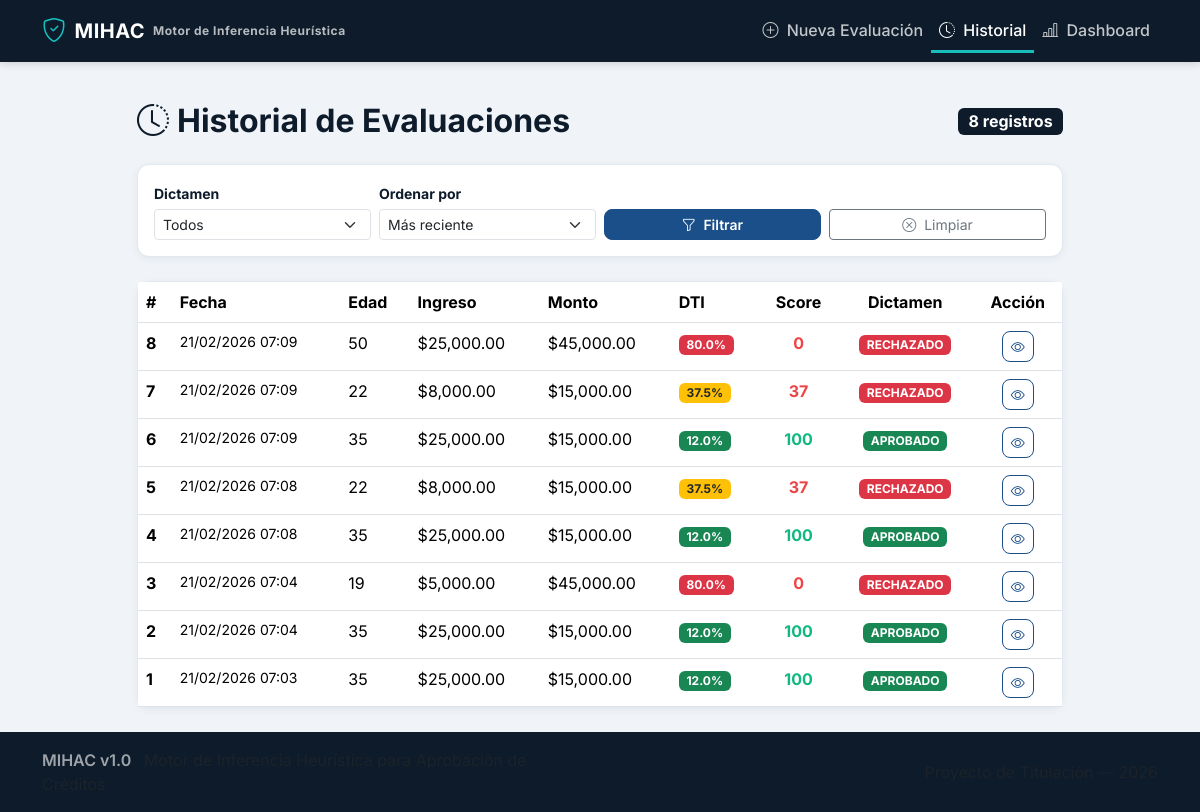
/historial, run on an earlier commit of the app's database.
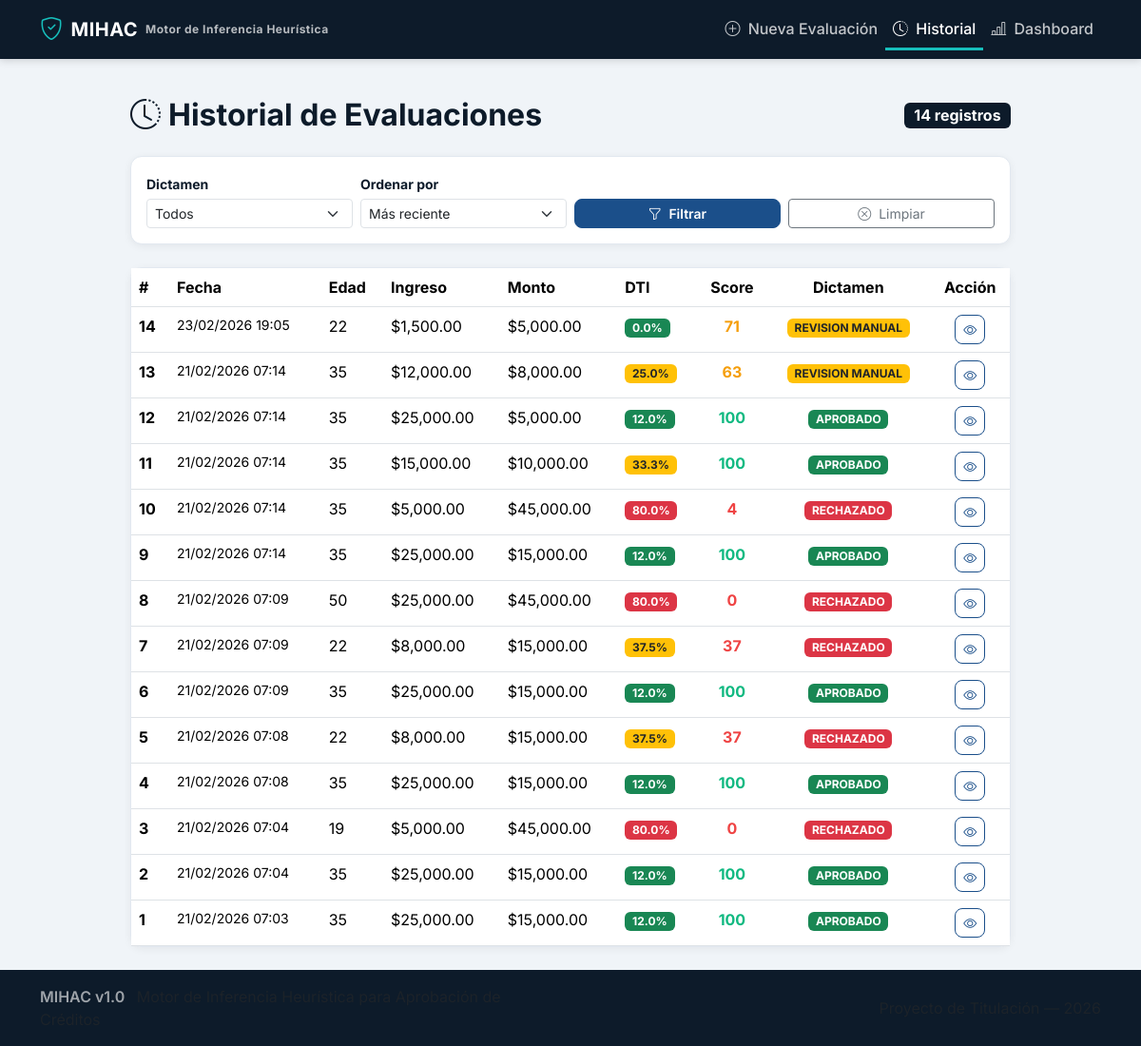
And on a later commit of the database.
### app/models.py (models this page shows, shortened)
class Evaluacion(db.Model):
    __tablename__ = "evaluaciones"
    id = db.Column(db.Integer, primary_key=True)
    timestamp = db.Column(
        db.DateTime, default=datetime.utcnow, nullable=False
    )
    edad = db.Column(db.Integer, nullable=False)
    ingreso_mensual = db.Column(db.Float, nullable=False)
    total_deuda_actual = db.Column(db.Float, nullable=False)
    historial_crediticio = db.Column(
        db.Integer, nullable=False
    )  # 0=Malo, 1=Neutro, 2=Bueno
    antiguedad_laboral = db.Column(db.Integer, nullable=False)
    numero_dependientes = db.Column(db.Integer, nullable=False)
    tipo_vivienda = db.Column(db.String(20), nullable=False)
    proposito_credito = db.Column(db.String(20), nullable=False)
    monto_credito = db.Column(db.Float, nullable=False)
    score_final = db.Column(db.Integer, nullable=False)
    dti_ratio = db.Column(db.Float, nullable=False)
    dti_clasificacion = db.Column(db.String(20), nullable=False)
    dictamen = db.Column(
        db.String(20), nullable=False
    )  # APROBADO, RECHAZADO, REVISION_MANUAL
    umbral_aplicado = db.Column(db.Integer, nullable=False)
    reglas_activadas = db.Column(
        db.Text, nullable=False, default="[]"
    )  # JSON string
    sub_scores = db.Column(
        db.Text, nullable=False, default="{}"
    )  # JSON string
    reporte_explicacion = db.Column(db.Text, nullable=False)
    analista_usuario = db.Column(
        db.String(50), nullable=True
    )
    notas_adicionales = db.Column(db.Text, nullable=True)

### app/routes.py (the view)
@main.route("/historial")
def historial():
    filtro_dictamen = request.args.get("dictamen", "").strip()
    filtro_orden = request.args.get("orden", "reciente").strip()
    pagina = request.args.get("page", 1, type=int)
    query = Evaluacion.query
    if filtro_dictamen in ("APROBADO", "RECHAZADO", "REVISION_MANUAL"):
        query = query.filter(Evaluacion.dictamen == filtro_dictamen)
    orden_map = {
        "reciente": Evaluacion.timestamp.desc(),
        "antiguo": Evaluacion.timestamp.asc(),
        "score_alto": Evaluacion.score_final.desc(),
        "score_bajo": Evaluacion.score_final.asc(),
    }
    orden = orden_map.get(filtro_orden, Evaluacion.timestamp.desc())
    query = query.order_by(orden)
    total = query.count()
    paginas = max(1, (total + PER_PAGE - 1) // PER_PAGE)
    pagina = max(1, min(pagina, paginas))
    evaluaciones = query.offset((pagina - 1) * PER_PAGE).limit(PER_PAGE).all()
    return render_template(
        "historial.html",
        evaluaciones=evaluaciones,
        total=total,
        pagina=pagina,
        paginas=paginas,
        filtro_dictamen=filtro_dictamen,
        filtro_orden=filtro_orden,
    )

### app/utils.py (called while the page is built)
def formato_moneda(valor: float) -> str:
    return f"${valor:,.2f}"

def color_dictamen(dictamen: str) -> str:
    colores = {
        "APROBADO": "#10B981",
        "RECHAZADO": "#EF4444",
        "REVISION_MANUAL": "#F59E0B",
    }
    return colores.get(dictamen, "#64748B")

def clase_badge_dictamen(dictamen: str) -> str:
    clases = {
        "APROBADO": "bg-success",
        "RECHAZADO": "bg-danger",
        "REVISION_MANUAL": "bg-warning text-dark",
    }
    return clases.get(dictamen, "bg-secondary")

### app/templates/historial.html (shortened to what this page needs)
{% extends "base.html" %}
{% block content %}
<div class="row justify-content-center">
    <div class="col-lg-11 col-xl-10">
        <div class="d-flex justify-content-between align-items-center mb-4 flex-wrap gap-2">
            <h2 class="text-mihac-navy fw-bold mb-0">
                <i class="bi bi-clock-history me-2"></i>Historial de Evaluaciones
            </h2>
            <span class="badge bg-mihac-navy fs-6">{{ total }} registro{{ "s" if total != 1 else "" }}</span>
        </div>
        <div class="card mb-4">
            <div class="card-body py-3">
                <form method="GET" action="{{ url_for('main.historial') }}" class="row g-2 align-items-end">
                    <div class="col-md-3">
                        <label class="form-label small fw-bold">Dictamen</label>
                        <select name="dictamen" class="form-select form-select-sm">
                            <option value="">Todos</option>
                        </select>
                    </div>
                    <div class="col-md-3">
                        <label class="form-label small fw-bold">Ordenar por</label>
                        <select name="orden" class="form-select form-select-sm">
                            <option value="reciente" {{ "selected" if filtro_orden == "reciente" }}>Más reciente</option>
                        </select>
                    </div>
                    <div class="col-md-3">
                        <button type="submit" class="btn btn-primary btn-sm w-100">
                            <i class="bi bi-funnel me-1"></i> Filtrar
                        </button>
                    </div>
                    <div class="col-md-3">
                        <a href="{{ url_for('main.historial') }}" class="btn btn-outline-secondary btn-sm w-100">
                            <i class="bi bi-x-circle me-1"></i> Limpiar
                        </a>
                    </div>
                </form>
            </div>
        </div>
        {% if evaluaciones %}
        <div class="card">
            <div class="table-responsive">
                <table class="table table-mihac table-hover mb-0">
                    <thead>
                        <tr>
                            <th>#</th>
                            <th>Fecha</th>
                            <th>Edad</th>
                            <th>Ingreso</th>
                            <th>Monto</th>
                            <th>DTI</th>
                            <th class="text-center">Score</th>
                            <th class="text-center">Dictamen</th>
                            <th class="text-center">Acción</th>
                        </tr>
                    </thead>
                    <tbody>
                        {% for ev in evaluaciones %}
                        <tr>
                            <td class="fw-bold">{{ ev.id }}</td>
                            <td class="small">{{ ev.timestamp.strftime('%d/%m/%Y %H:%M') }}</td>
                            <td>{{ ev.edad }}</td>
                            <td>{{ ev.ingreso_mensual | moneda }}</td>
                            <td>{{ ev.monto_credito | moneda }}</td>
                            <td>
                                <span class="badge {{ 'bg-success' if ev.dti_ratio < 0.25 else ('bg-warning text-dark' if ev.dti_ratio < 0.40 else 'bg-danger') }}">
                                    {{ "%.1f"|format(ev.dti_ratio * 100) }}%
                                </span>
                            </td>
                            <td class="text-center">
                                <span class="fw-bold" style="color: {{ ev.dictamen | color_dictamen }};">
                                    {{ ev.score_final }}
                                </span>
                            </td>
                            <td class="text-center">
                                <span class="badge {{ ev.dictamen | clase_badge }}">
                                    {{ ev.dictamen | replace("_", " ") }}
                                </span>
                            </td>
                            <td class="text-center">
                                <a href="{{ url_for('main.resultado', eval_id=ev.id) }}"
                                   class="btn btn-sm btn-outline-primary"
                                   title="Ver detalle">
                                    <i class="bi bi-eye"></i>
                                </a>
                            </td>
                        </tr>
                        {% endfor %}
                    </tbody>
                </table>
            </div>
        </div>
        {% endif %}
    </div>
</div>
{% endblock %}

### app/templates/base.html (shortened to what this page needs)
<!DOCTYPE html>
<html lang="es">
<head>
    <link href="https://cdn.jsdelivr.net/npm/bootstrap@5.3.3/dist/css/bootstrap.min.css" rel="stylesheet">
    <link href="https://cdn.jsdelivr.net/npm/bootstrap-icons@1.11.3/font/bootstrap-icons.min.css" rel="stylesheet">
    <link rel="stylesheet" href="{{ url_for('static', filename='css/style.css') }}">
</head>
<body>
    <nav class="navbar navbar-expand-lg navbar-mihac">
        <div class="container">
            <a class="navbar-brand d-flex align-items-center" href="{{ url_for('main.index') }}">
                <i class="bi bi-shield-check me-2" style="font-size: 1.5rem; color: #17BEBB;"></i>
                <span class="fw-bold">MIHAC</span>
                <span class="ms-2 d-none d-md-inline" style="font-size: 0.75rem; opacity: 0.7;">
                    Motor de Inferencia Heurística
                </span>
            </a>
            <div class="collapse navbar-collapse" id="navbarMain">
                <ul class="navbar-nav ms-auto">
                    <li class="nav-item">
                        <a class="nav-link {% if request.endpoint == 'main.index' %}active{% endif %}"
                           href="{{ url_for('main.index') }}">
                            <i class="bi bi-plus-circle me-1"></i> Nueva Evaluación
                        </a>
                    </li>
                    <li class="nav-item">
                        <a class="nav-link {% if request.endpoint == 'main.historial' %}active{% endif %}"
                           href="{{ url_for('main.historial') }}">
                            <i class="bi bi-clock-history me-1"></i> Historial
                        </a>
                    </li>
                    <li class="nav-item">
                        <a class="nav-link {% if request.endpoint == 'main.dashboard' %}active{% endif %}"
                           href="{{ url_for('main.dashboard') }}">
                            <i class="bi bi-bar-chart-line me-1"></i> Dashboard
                        </a>
                    </li>
                </ul>
            </div>
        </div>
    </nav>
    <main class="container py-4">
        {% block content %}{% endblock %}
    </main>
    <footer class="footer-mihac mt-auto">
        <div class="container">
            <div class="row align-items-center">
                <div class="col-md-6">
                    <span class="fw-semibold">MIHAC v1.0</span>
                    <span class="text-muted ms-2">Motor de Inferencia Heurística para Aprobación de Créditos</span>
                </div>
                <div class="col-md-6 text-md-end">
                    <span class="text-muted">Proyecto de Titulación — 2026</span>
                </div>
            </div>
        </div>
    </footer>
</body>
</html>

### app/static/css/style.css (style rules this page uses)
:root { --mihac-navy: #0D1B2A; --mihac-azul: #1B4F8A; --mihac-teal: #0E7C7B; --mihac-teal-claro: #17BEBB; --mihac-off-white: #F0F4F8; --mihac-gris-claro: #E2E8F0; --mihac-gris-medio: #64748B; --mihac-rojo: #EF4444; --mihac-ambar: #F59E0B; --mihac-verde: #10B981; }
body { font-family: 'Inter', sans-serif; background-color: var(--mihac-off-white); color: #1e293b; min-height: 100vh; display: flex; flex-direction: column; }
main.container { flex: 1 0 auto; }
.navbar-mihac { background-color: var(--mihac-navy) !important; box-shadow: 0 2px 8px rgba(0, 0, 0, 0.15); }
.navbar-mihac .navbar-brand { font-weight: 700; letter-spacing: 0.5px; color: #ffffff !important; }
.navbar-mihac .nav-link { color: rgba(255, 255, 255, 0.75) !important; font-weight: 500; padding-bottom: 0.5rem; border-bottom: 3px solid transparent; transition: color 0.2s ease, border-color 0.2s ease; }
.navbar-mihac .nav-link.active { color: #ffffff !important; border-bottom-color: var(--mihac-teal-claro); }
.card { border: 1px solid var(--mihac-gris-claro); border-radius: 12px; box-shadow: 0 2px 8px rgba(0, 0, 0, 0.06); transition: box-shadow 0.2s ease; }
.btn-primary { background-color: var(--mihac-azul) !important; border-color: var(--mihac-azul) !important; font-weight: 600; border-radius: 8px; transition: background-color 0.2s ease, border-color 0.2s ease; }
.btn-outline-primary { color: var(--mihac-azul) !important; border-color: var(--mihac-azul) !important; font-weight: 600; border-radius: 8px; }
.form-label { font-weight: 500; color: var(--mihac-navy); margin-bottom: 0.3rem; }
.footer-mihac { background-color: var(--mihac-navy); color: rgba(255, 255, 255, 0.6); padding: 1rem 0; flex-shrink: 0; }
.table-mihac thead { background-color: var(--mihac-navy); color: #ffffff; }
.text-mihac-navy { color: var(--mihac-navy); }
.bg-mihac-navy { background-color: var(--mihac-navy); }

What changed in the data, as far as the page shows it:
added Evaluacion: id "14", timestamp "23/02/2026 19:05", edad "22", ingreso_mensual|moneda "$1,500.00", monto_credito|moneda "$5,000.00", ev.dti_ratio*100 "0.0", score_final "71", dictamen "REVISION MANUAL"
added Evaluacion: id "13", timestamp "21/02/2026 07:14", edad "35", ingreso_mensual|moneda "$12,000.00", monto_credito|moneda "$8,000.00", ev.dti_ratio*100 "25.0", score_final "63", dictamen "REVISION MANUAL"
added Evaluacion: id "12", timestamp "21/02/2026 07:14", edad "35", ingreso_mensual|moneda "$25,000.00", monto_credito|moneda "$5,000.00", ev.dti_ratio*100 "12.0", score_final "100", dictamen "APROBADO"
added Evaluacion: id "11", timestamp "21/02/2026 07:14", edad "35", ingreso_mensual|moneda "$15,000.00", monto_credito|moneda "$10,000.00", ev.dti_ratio*100 "33.3", score_final "100", dictamen "APROBADO"
added Evaluacion: id "10", timestamp "21/02/2026 07:14", edad "35", ingreso_mensual|moneda "$5,000.00", monto_credito|moneda "$45,000.00", ev.dti_ratio*100 "80.0", score_final "4", dictamen "RECHAZADO"
added Evaluacion: id "9", timestamp "21/02/2026 07:14", edad "35", ingreso_mensual|moneda "$25,000.00", monto_credito|moneda "$15,000.00", ev.dti_ratio*100 "12.0", score_final "100", dictamen "APROBADO"
Also different on the page:
{{ total }}: "8" → "14"
